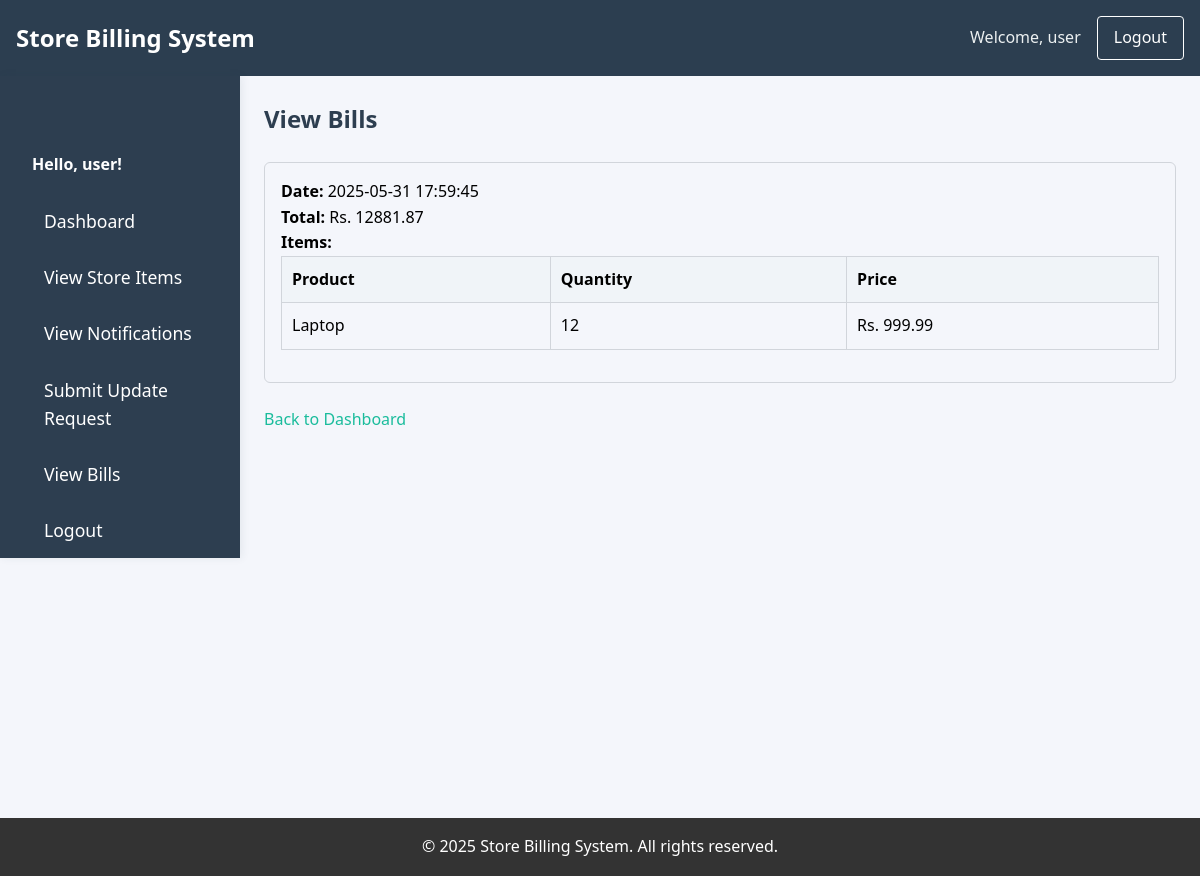
The page /view_bills.php (signed in) on the database its author committed.
### tables this page shows
CREATE TABLE `bills` (
  `id` int(11) NOT NULL,
  `customer_id` int(11) DEFAULT NULL,
  `total_amount` decimal(10,2) NOT NULL DEFAULT 0.00,
  `payment_status` enum('pending','paid') DEFAULT 'pending',
  `bill_date` timestamp NOT NULL DEFAULT current_timestamp(),
  `created_at` timestamp NOT NULL DEFAULT current_timestamp(),
  `tax_amount` decimal(10,2) DEFAULT 0.00,
  `discount_amount` decimal(10,2) DEFAULT 0.00,
  `salesman` varchar(100) DEFAULT NULL,
  `guest_name` varchar(255) DEFAULT NULL,
  `guest_email` varchar(255) DEFAULT NULL,
  `payment_method` varchar(50) DEFAULT NULL,
  `order_no` varchar(100) DEFAULT NULL,
  `notes` text DEFAULT NULL,
  `due_date` date DEFAULT NULL,
  `subtotal` decimal(10,2) DEFAULT 0.00,
  `grand_total` decimal(10,2) DEFAULT 0.00
);

CREATE TABLE `bill_items` (
  `id` int(11) NOT NULL,
  `bill_id` int(11) NOT NULL,
  `product_id` int(11) NOT NULL,
  `quantity` int(11) NOT NULL,
  `price` decimal(10,2) NOT NULL,
  `created_at` timestamp NOT NULL DEFAULT current_timestamp(),
  `discount` decimal(10,2) DEFAULT 0.00,
  `net_price` decimal(10,2) DEFAULT 0.00
);

CREATE TABLE `products` (
  `id` int(11) NOT NULL,
  `name` varchar(100) NOT NULL,
  `description` text DEFAULT NULL,
  `price` decimal(10,2) NOT NULL,
  `stock_quantity` int(11) NOT NULL DEFAULT 0,
  `created_at` timestamp NOT NULL DEFAULT current_timestamp(),
  `supplier_id` int(11) DEFAULT NULL,
  `discount` decimal(10,2) NOT NULL DEFAULT 0.00
);

### view_bills.php (the view, shortened to what this page needs)
<?php
include 'db.php';
$customer_id = $_SESSION['customer_id'];
$bills = $conn->query("SELECT * FROM bills WHERE customer_id = $customer_id ORDER BY created_at DESC");
?>
<?php include 'header.php'; ?>
<!DOCTYPE html>
<html lang="en">
<head>
    <link rel="stylesheet" href="style.css">
</head>
<body>
<div class="layout">
    <?php include 'sidenav.php'; ?>
    <div id="main" class="main">
        <div class="content-container">
            <h2>View Bills</h2>
            <?php while ($bill = $bills->fetch_assoc()): ?>
                <div style="border:1px solid #d1d5db; border-radius:6px; margin-bottom:24px; padding:16px;">
                    <strong>Date:</strong> <?php echo $bill['created_at']; ?><br>
                    <strong>Total:</strong> Rs. <?php echo $bill['grand_total']; ?><br>
                    <strong>Items:</strong>
                    <table>
                        <tr><th>Product</th><th>Quantity</th><th>Price</th></tr>
                        <?php
                        $bill_id = $bill['id'];
                        $items = $conn->query("SELECT b.quantity, b.price, p.name FROM bill_items b JOIN products p ON b.product_id = p.id WHERE b.bill_id = $bill_id");
                        while ($item = $items->fetch_assoc()): ?>
                            <tr>
                                <td><?php echo htmlspecialchars($item['name']); ?></td>
                                <td><?php echo $item['quantity']; ?></td>
                                <td>Rs. <?php echo number_format($item['price'], 2); ?></td>
                            </tr>
                        <?php endwhile; ?>
                    </table>
                </div>
            <?php endwhile; ?>
            <a href="dashboard.php">Back to Dashboard</a>
        </div>
    </div>
</div>
<?php include 'footer.php'; ?>
</body>
</html>

### style.css (style rules this page uses)
* { margin: 0; padding: 0; box-sizing: border-box; }
html, body { width: 100vw; min-width: 0; overflow-x: hidden; margin: 0; padding: 0; font-family: 'Segoe UI', Arial, sans-serif; background: #f4f6fb; }
body { line-height: 1.6; min-height: 100vh; }
a { color: #333; text-decoration: none; }
h2 { color: #2d3e50; margin-bottom: 24px; }
a { color: #1abc9c; text-decoration: none; }
table { width: 100%; border-collapse: collapse; margin-bottom: 16px; }
th, td { border: 1px solid #d1d5db; padding: 10px; text-align: left; }
th { background: #f0f4f8; }
.main { flex: 1 1 0; width: 100%; margin: 0 !important; padding: 32px 32px 24px 32px; min-width: 0; background: #f4f6fb; display: block; }
.content-container, .dashboard-container, .form-container { width: 100%; max-width: 1300px; margin: 0 auto 0 0; padding: 0; }

### sidenav.php (style rules this page uses)
.main { transition: none !important; padding: 24px; }

### rows shown on the page
bills: created_at "2025-05-31 17:59:45", grand_total "12881.87"
bill_items: product.name "Laptop", quantity "12", price "999.99"

### other values the page prints
$_SESSION['username'] "user"
$username "user"
